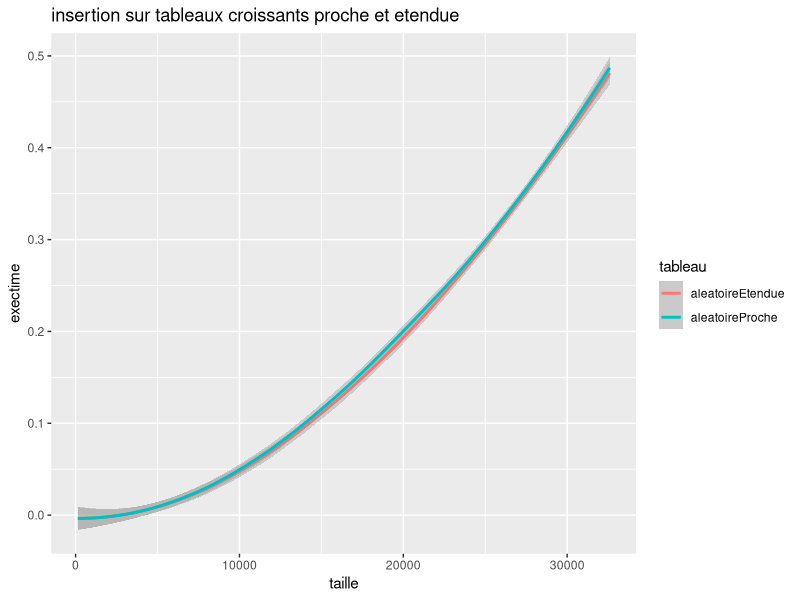

Write the R code that produced this figure.
library(ggplot2)

perf <-read.table("test.dat", header=TRUE, fill=TRUE)
fusion <-perf[perf$tri=='insertion',]


png("insertionProcheEtendue.png")
i<-qplot(taille, exectime, data=perf, main="insertion sur tableaux croissants proche et etendue" ,geom="smooth", method="loess", color=tableau)
print(i)
dev.off()

#png("Memory3Unique.png")
#i<-qplot(taille, memory, data=perf, main="memoire 3 tri sur tableaux avec valeurs unique", geom="smooth", #method="loess", color = exe)
#print(i)
#dev.off()

#png("HistoMemoryUnique.png")
#i<-ggplot(data=perf, aes(perf$exectime)) + geom_histogram()
#print(i)
#dev.off()

